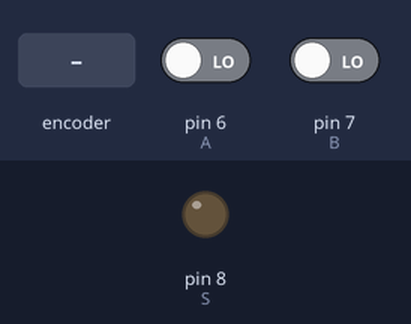
A sketch run on a simulated Arduino Uno, built with avr-gcc and run on an emulated ATmega328P. Shown: output pins drawn as LEDs (lit = HIGH). The test bench sets the inputs (shaded band); at power-on: pin 6 (A) LOW, pin 7 (B) LOW.

Above: at 1.2 s.
1.3 s: rotary encoder on pin 6 (A) / pin 7 (B) turned 3 steps (first pin leading)
Timing chart, 0 to 4.3 s (numbered marks = the images above; inputs shaded):
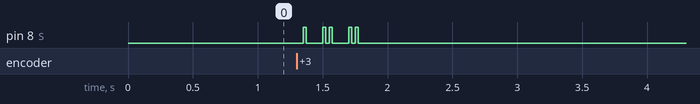

Measured:
- after the input at 1.3 s, pin 8 (S): LOW → HIGH after 0.05 s, then repeats every 0.20 s: LOW 0.13 s, HIGH 0.02 s, LOW 0.03 s, HIGH 0.02 s, until it stays LOW from 1.8 s

The sketch:

P3_XOR.ino
```cpp
// conpuerta OR
// A B S
// 0 0 0
// 0 1 1
// 1 0 1
// 1 1 0

const byte A = 6; // pin digital
const byte B = 7;
const byte S = 8;

void setup() {

  pinMode (A, INPUT); //entrada
  pinMode (B, INPUT );//entrada
  pinMode (S, OUTPUT);//salida
}
void loop() {
  boolean EntA, EntB; // declaracion de forma booleana en 0 y 1
  EntA = digitalRead(A); // entrada A
  EntB = digitalRead(B); //entrada B

  if (EntA ^ EntB) {
    digitalWrite(S, HIGH); //Cuando c y d son diferentes enciende led
  } else {
    digitalWrite(S, LOW); //Cuando c y d son iguales apaga led
  }
}
```
